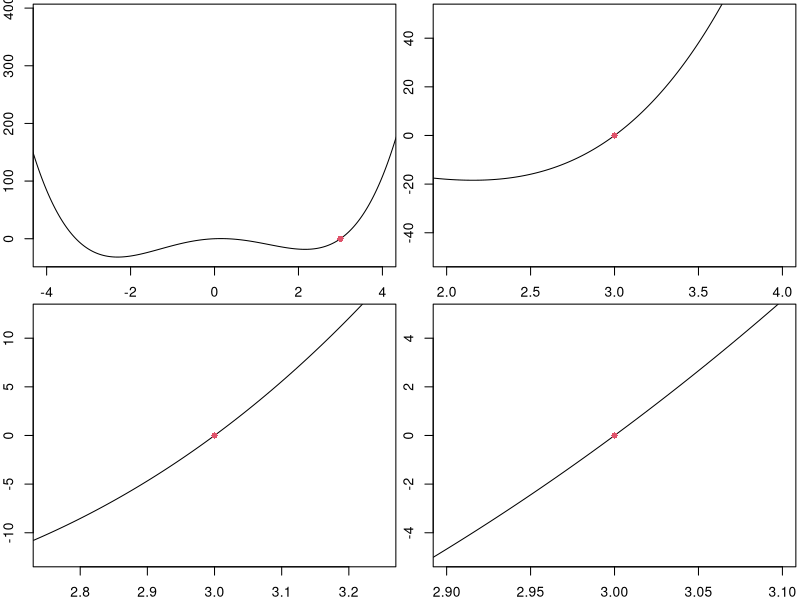
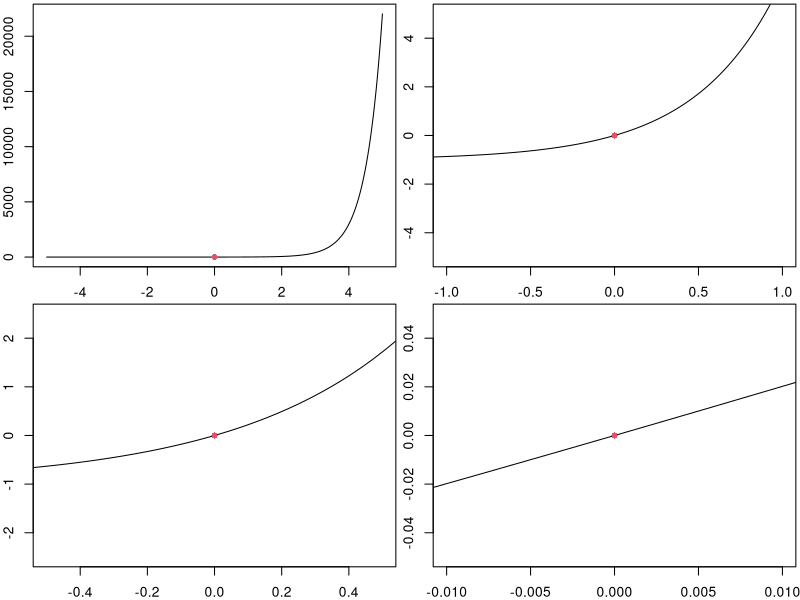
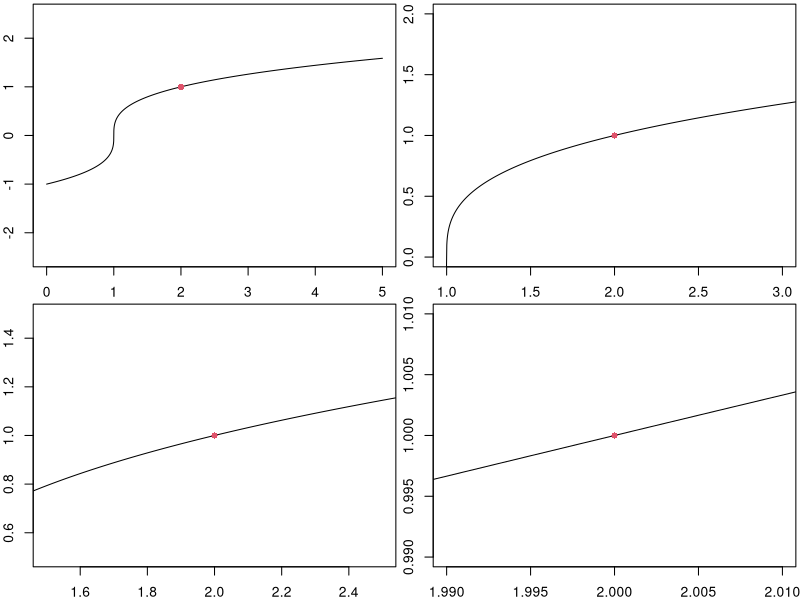
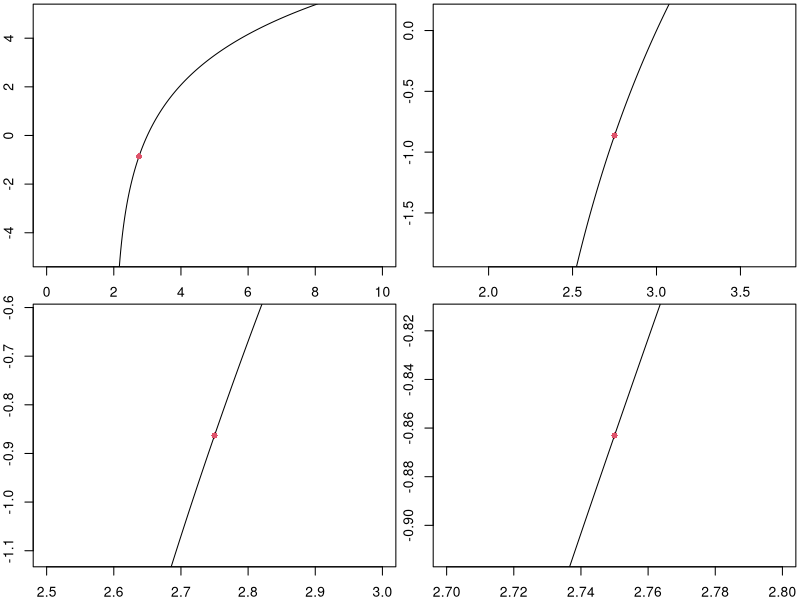
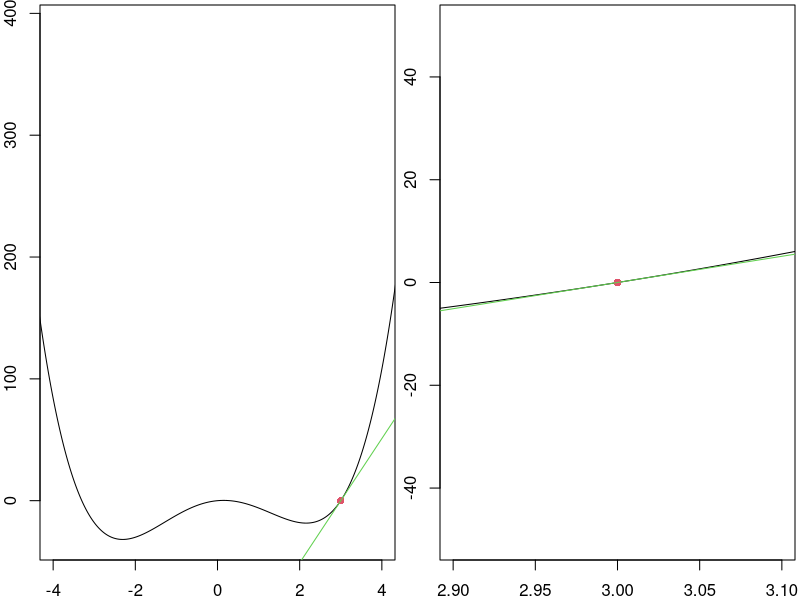
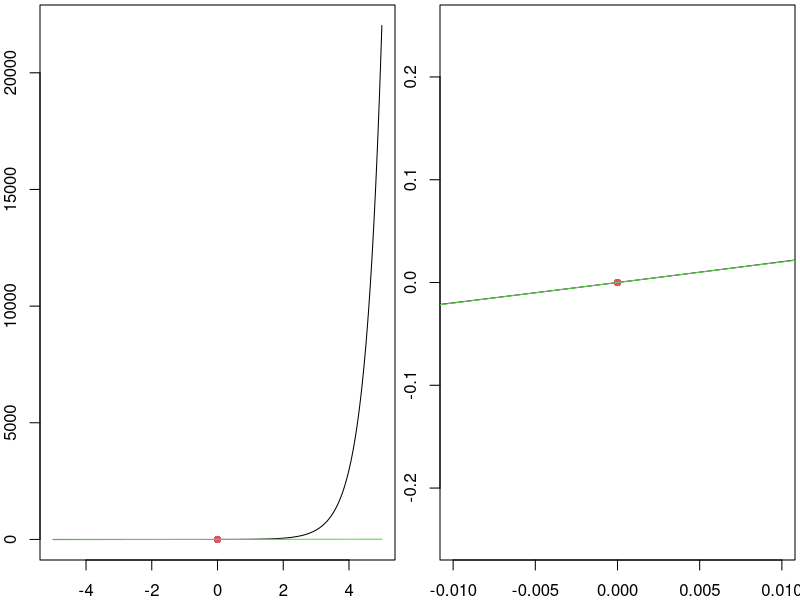
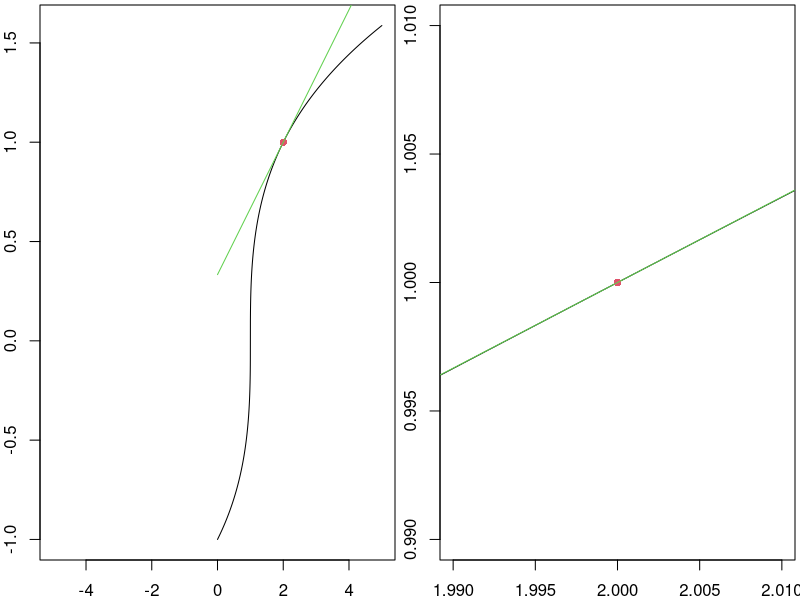
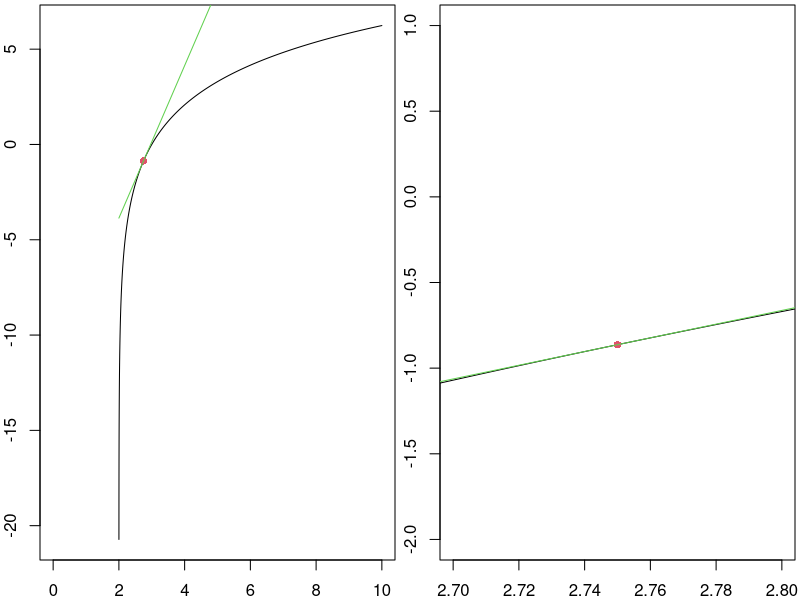

These figures' R source, in order:
#Define the functions.
f1 <- function(x){x^4 -10*x^2 +3*x}
f2 <- function(x){exp(2*x)-1}
f3 <- function(x){sign(x-1)*(abs(x-1))^(1/3)}
f4 <- function(x){3*log(x-2)}


#Create Tables from Prep
x1 <- c(2, 2.5, 2.9, 2.99, 2.999, 3, 3.001,3.01, 3.1, 3.5)
x2 <- c(1, 0.5, 0.01, 0.001, 0, -0.001, -0.01, -0.5, -1)
x3 <- c(1, 1.5, 1.99, 1.999, 2, 2.001, 2.01, 2.5, 3)
x4 <- c(2.5, 2.7, 2.74, 2.749, 2.75, 2.751, 2.76, 2.8, 3)

slope1 <- (f1(x1)-f1(3))/(x1-3)
data.frame(x = x1, y = f1(x1), slope = slope1)
slope2 <- (f2(x2)-f2(0))/(x2-0)
data.frame(x = x2, y = f2(x2), slope = slope2)
slope3 <- (f3(x3)-f3(2))/(x3-2)
data.frame(x = x3, y = f3(x3), slope = slope3)
slope4 <- (f4(x4)-f4(2.75))/(x4-2.75)
data.frame(x = x4, y = f4(x4), slope = slope4)



#Graph the functions.
x <- seq(-5,5,1e-3)

###figure 1###
y1 <- f1(x)
par(mfrow=c(2,2),mar=c(2,2,0.25,0.25))
plot(x,y1,type='l',xlim=c(-4,4))
points(3,f1(3),pch=16,col=2)
plot(x,y1,type='l',xlim=c(3-1,3+1),ylim=c(-50,50))
points(3,f1(3),pch=16,col=2)
plot(x,y1,type='l',xlim=c(2.75,3.25),ylim=c(-12.5,12.5))
points(3,f1(3),pch=16,col=2)
plot(x,y1,type='l',xlim=c(2.9,3.1),ylim=c(-5,5))
points(3,f1(3),pch=16,col=2)


###figure 2###
y2 <- f2(x)
par(mfrow=c(2,2),mar=c(2,2,0.25,0.25))
plot(x,y2,type='l',xlim=c(-5,5))
points(0,f2(0),pch=16,col=2)
plot(x,y2,type='l',xlim=c(-1,1),ylim=c(-5,5))
points(0,f2(0),pch=16,col=2)
plot(x,y2,type='l',xlim=c(-0.5,0.5),ylim=c(-2.5,2.5))
points(0,f2(0),pch=16,col=2)
plot(x,y2,type='l',xlim=c(-0.01,0.01),ylim=c(-.05,.05))
points(0,f2(0),pch=16,col=2)

###figure 3###
x3 <- seq(0,5,1e-3)
y3 <- f3(x3)
par(mfrow=c(2,2),mar=c(2,2,0.25,0.25))
plot(x3,y3,type='l',xlim=c(0,5), ylim=c(-2.5,2.5) )
points(2,f3(2),pch=16,col=2)
plot(x3,y3,type='l',xlim=c(1,3),ylim=c(0,2))
points(2,f3(2),pch=16,col=2)
plot(x3,y3,type='l',xlim=c(1.5,2.5),ylim=c(0.5,1.5))
points(2,f3(2),pch=16,col=2)
plot(x3,y3,type='l',xlim=c(1.99,2.01),ylim=c(0.99,1.01))
points(2,f3(2),pch=16,col=2)

###figure 4###
x4 <- seq(2,10,1e-3)
y4 <- f4(x4)
par(mfrow=c(2,2),mar=c(2,2,0.25,0.25))
plot(x4,y4,type='l',xlim=c(0,10), ylim = c(-5,5))
points(2.75,f4(2.75),pch=16,col=2)
plot(x4,y4,type='l',xlim=c(1.75,3.75),ylim=c(f4(2.75)-1,f4(2.75)+1))
points(2.75,f4(2.75),pch=16,col=2)
plot(x4,y4,type='l',xlim=c(2.5,3),ylim=c(f4(2.75)-0.25,f4(2.75)+0.25))
points(2.75,f4(2.75),pch=16,col=2)
plot(x4,y4,type='l',xlim=c(2.7,2.8),ylim=c(f4(2.75)-0.05,f4(2.75)+0.05))
points(2.75,f4(2.75),pch=16,col=2)





###LINEARIZATIONS###
#Define the linearization.
t <- function(x,a,fa,df){
  fa + df*(x - a)
}

#Visualize these linearizations.
x <- seq(-5,5,1e-3)

###figure 1###
m1 <- 51
par(mfrow=c(1,2),mar=c(2,2,0.25,0.25))
plot(x,f1(x),type='l',xlim=c(-4,4))
points(3,f1(3),pch=16,col=2)
lines(x,t(x,3,f1(3),m1),col=3)
plot(x,f1(x),type='l',xlim=c(2.9,3.1),ylim=c(-50,50))
points(3,f1(3),pch=16,col=2)
lines(x,t(x,3,f1(3),m1),col=3)


###figure 2###
m2 <- 2
par(mfrow=c(1,2),mar=c(2,2,0.25,0.25))
plot(x,f2(x),type='l',xlim=c(-5,5))
points(0,f2(0),pch=16,col=2)
lines(x,t(x,0,f2(0),m2),col=3)
plot(x,f2(x),type='l',xlim=c(-0.01,0.01),ylim=c(-0.25,0.25))
points(0,f2(0),pch=16,col=2)
lines(x,t(x,0,f2(0),m2),col=3)

###figure 3###
x3 <- seq(0,5,1e-3)
m3 <- 1/3
par(mfrow=c(1,2),mar=c(2,2,0.25,0.25))
plot(x3,f3(x3),type='l',xlim=c(-5,5))
points(2,f3(2),pch=16,col=2)
lines(x3,t(x3,2,f3(2),m3),col=3)
plot(x3,f3(x3),type='l',xlim=c(1.99,2.01),ylim=c(0.99,1.01))
points(2,f3(2),pch=16,col=2)
lines(x3,t(x3,2,f3(2),m3),col=3)

###figure 4###
x4 <- seq(2,10,1e-3)
m4 <- 4
par(mfrow=c(1,2),mar=c(2,2,0.25,0.25))
plot(x4,f4(x4),type='l',xlim=c(0,10))
points(2.75,f4(2.75),pch=16,col=2)
lines(x4,t(x4,2.75,f4(2.75),m4),col=3)
plot(x4,f4(x4),type='l',xlim=c(2.7,2.8),ylim=c(-2,1))
points(2.75,f4(2.75),pch=16,col=2)
lines(x4,t(x4,2.75,f4(2.75),m4),col=3)





###example 1###
x <- seq(-10,2,1e-3)
par(mfrow=c(2,2),mar=c(2,2,0.25,0.25))
plot(x,abs(x+4),type='l',xlim=c(-9,1),ylim=c(-3,5))
points(-4,0,pch=16,col=2)
plot(x,abs(x+4),type='l',xlim=c(-6,-2),ylim=c(-3,3))
points(-4,0,pch=16,col=2)
plot(x,abs(x+4),type='l',xlim=c(-4.5,-3.5),ylim=c(-1,1))
points(-4,0,pch=16,col=2)
plot(x,abs(x+4),type='l',xlim=c(-4.01,-3.99),ylim=c(-0.01,0.01))
points(-4,0,pch=16,col=2)


###example 2###
f3 <- function(x){sign(x-1)*(abs(x-1))^(1/3)}
x3 <- seq(-5,5,1e-4)
y3 <- f3(x3)

par(mfrow=c(2,2),mar=c(2,2,0.25,0.25))
plot(x3,y3,type='l',xlim=c(-5,5))
points(1,f3(1),pch=16,col=2)
plot(x3,y3,type='l',xlim=c(0,2),ylim=c(-1,1))
points(1,f3(1),pch=16,col=2)
plot(x3,y3,type='l',xlim=c(0.5,1.5),ylim=c(-0.75,0.75))
points(1,f3(1),pch=16,col=2)
plot(x3,y3,type='l',xlim=c(0.99,1.01),ylim=c(-0.01,0.01))
points(1,f3(1),pch=16,col=2)